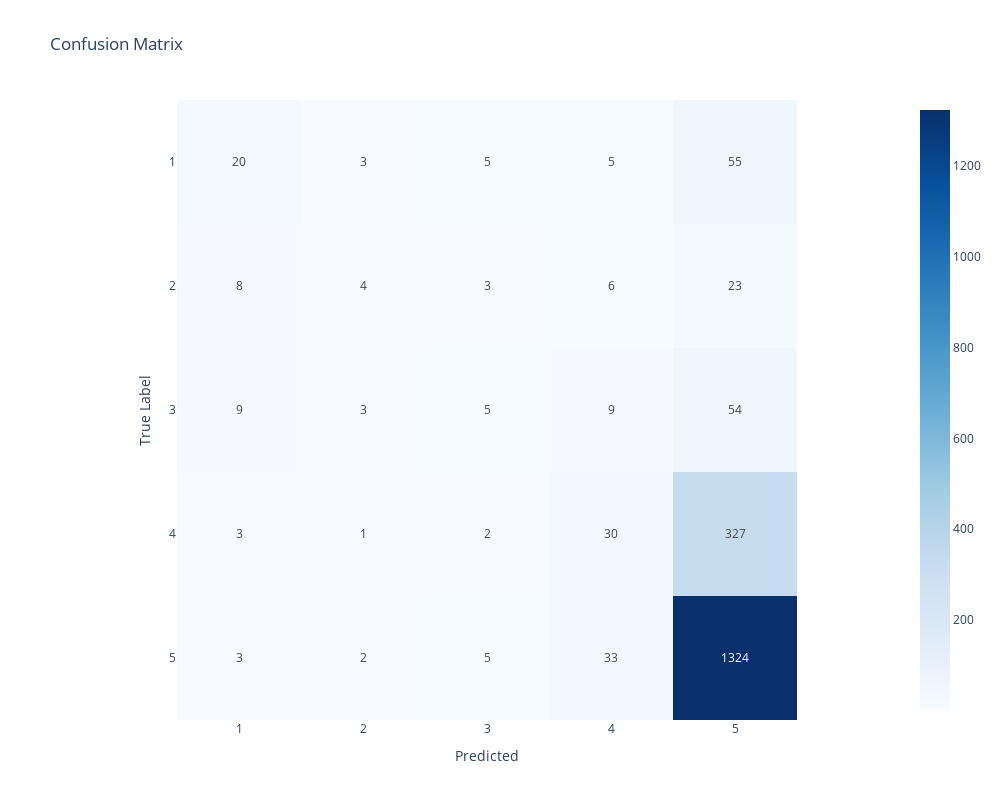

Notebook code for this chart:
### Markdown cell above
## Gradient Boosting and Tfidf

### Code cell
# instantiate the Model class with text and labels (X and y), a Gradient Boosting model and a tfidf vectorizer
model_GB = Model(X, y, GradientBoostingClassifier(), TfidfVectorizer(), random_seed=42, test_size=0.2 )

# fit the model
model_GB.fit()

# predict and generate classification report
y_pred = model_GB.predict()
class_labels=[1, 2, 3, 4, 5]
model_GB.report(model.y_test, y_pred,class_labels)

### Figure 1 — Plotly figure (JSON) as saved in the notebook; plotly's stock layout.template omitted (floating-point values rounded to 4 significant figures)
{"data": [{"coloraxis": "coloraxis", "hovertemplate": "Predicted: %{x}<br>True Label: %{y}<br>color: %{z}<extra></extra>", "name": "0", "texttemplate": "%{z}", "type": "heatmap", "x": [1, 2, 3, 4, 5], "xaxis": "x", "y": [1, 2, 3, 4, 5], "yaxis": "y", "z": [[20, 3, 5, 5, 55], [8, 4, 3, 6, 23], [9, 3, 5, 9, 54], [3, 1, 2, 30, 327], [3, 2, 5, 33, 1324]]}], "layout": {"coloraxis": {"colorscale": [[0, "rgb(247,251,255)"], [0.125, "rgb(222,235,247)"], [0.25, "rgb(198,219,239)"], [0.375, "rgb(158,202,225)"], [0.5, "rgb(107,174,214)"], [0.625, "rgb(66,146,198)"], [0.75, "rgb(33,113,181)"], [0.875, "rgb(8,81,156)"], [1, "rgb(8,48,107)"]]}, "height": 800, "title": {"text": "Confusion Matrix"}, "width": 1000, "xaxis": {"anchor": "y", "constrain": "domain", "domain": [0, 1], "scaleanchor": "y", "title": {"text": "Predicted"}}, "yaxis": {"anchor": "x", "autorange": "reversed", "constrain": "domain", "domain": [0, 1], "title": {"text": "True Label"}}}}
